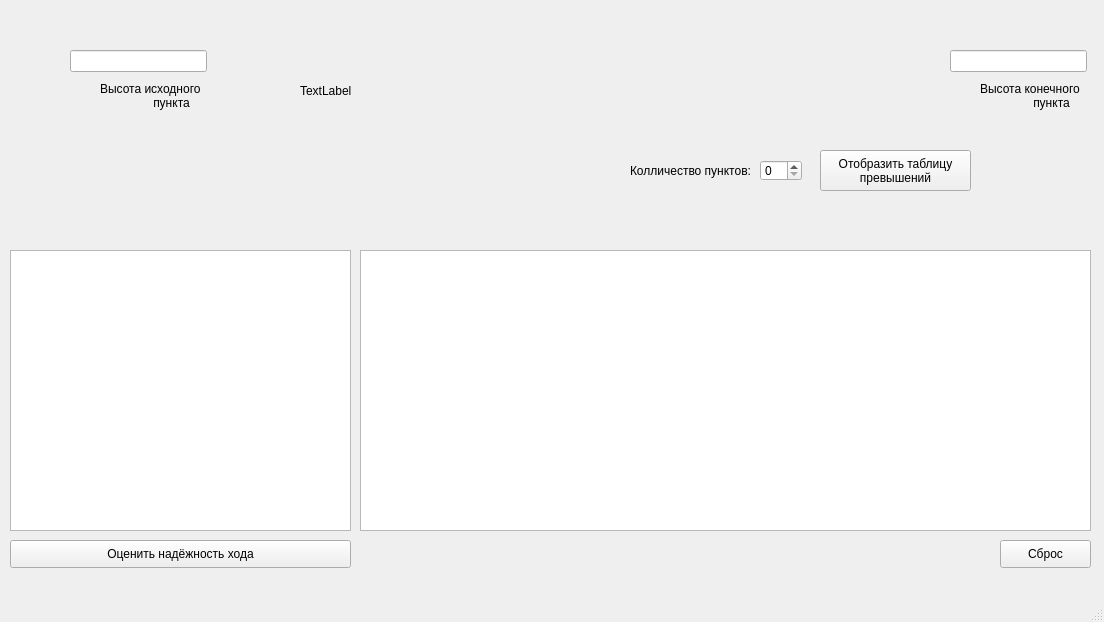
<?xml version="1.0" encoding="UTF-8"?>
<ui version="4.0">
 <class>MainWindow</class>
 <widget class="QMainWindow" name="MainWindow">
  <property name="geometry">
   <rect>
    <x>0</x>
    <y>0</y>
    <width>1104</width>
    <height>622</height>
   </rect>
  </property>
  <property name="windowTitle">
   <string>MainWindow</string>
  </property>
  <widget class="QWidget" name="centralwidget">
   <widget class="QLineEdit" name="lineEdit">
    <property name="geometry">
     <rect>
      <x>70</x>
      <y>50</y>
      <width>137</width>
      <height>22</height>
     </rect>
    </property>
   </widget>
   <widget class="QLabel" name="image_hod">
    <property name="geometry">
     <rect>
      <x>300</x>
      <y>50</y>
      <width>641</width>
      <height>81</height>
     </rect>
    </property>
    <property name="text">
     <string>TextLabel</string>
    </property>
   </widget>
   <widget class="QLineEdit" name="lineEdit_2">
    <property name="geometry">
     <rect>
      <x>950</x>
      <y>50</y>
      <width>137</width>
      <height>22</height>
     </rect>
    </property>
   </widget>
   <widget class="QTableView" name="tableView">
    <property name="geometry">
     <rect>
      <x>10</x>
      <y>250</y>
      <width>341</width>
      <height>281</height>
     </rect>
    </property>
   </widget>
   <widget class="QTableView" name="tableView_2">
    <property name="geometry">
     <rect>
      <x>360</x>
      <y>250</y>
      <width>731</width>
      <height>281</height>
     </rect>
    </property>
   </widget>
   <widget class="QSpinBox" name="spinBox">
    <property name="geometry">
     <rect>
      <x>760</x>
      <y>160</y>
      <width>42</width>
      <height>21</height>
     </rect>
    </property>
   </widget>
   <widget class="QLabel" name="label">
    <property name="geometry">
     <rect>
      <x>630</x>
      <y>160</y>
      <width>131</width>
      <height>21</height>
     </rect>
    </property>
    <property name="text">
     <string>Колличество пунктов:</string>
    </property>
   </widget>
   <widget class="QPushButton" name="pushButton">
    <property name="geometry">
     <rect>
      <x>820</x>
      <y>150</y>
      <width>151</width>
      <height>41</height>
     </rect>
    </property>
    <property name="text">
     <string>Отобразить таблицу
превышений</string>
    </property>
   </widget>
   <widget class="QPushButton" name="pushButton_2">
    <property name="geometry">
     <rect>
      <x>10</x>
      <y>540</y>
      <width>341</width>
      <height>28</height>
     </rect>
    </property>
    <property name="text">
     <string>Оценить надёжность хода</string>
    </property>
   </widget>
   <widget class="QLabel" name="label_2">
    <property name="geometry">
     <rect>
      <x>100</x>
      <y>80</y>
      <width>111</width>
      <height>31</height>
     </rect>
    </property>
    <property name="text">
     <string>Высота исходного
                пункта</string>
    </property>
   </widget>
   <widget class="QLabel" name="label_3">
    <property name="geometry">
     <rect>
      <x>980</x>
      <y>80</y>
      <width>111</width>
      <height>31</height>
     </rect>
    </property>
    <property name="text">
     <string>Высота конечного
                пункта</string>
    </property>
   </widget>
   <widget class="QPushButton" name="pushButton_3">
    <property name="geometry">
     <rect>
      <x>1000</x>
      <y>540</y>
      <width>91</width>
      <height>28</height>
     </rect>
    </property>
    <property name="text">
     <string>Сброс</string>
    </property>
   </widget>
  </widget>
  <widget class="QMenuBar" name="menubar">
   <property name="geometry">
    <rect>
     <x>0</x>
     <y>0</y>
     <width>1104</width>
     <height>26</height>
    </rect>
   </property>
  </widget>
  <widget class="QStatusBar" name="statusbar"/>
 </widget>
 <resources/>
 <connections/>
</ui>
